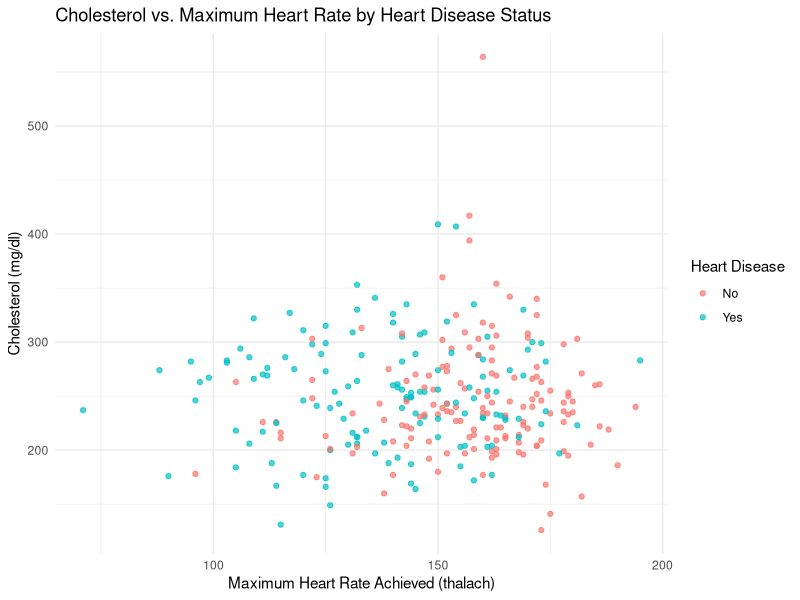

This figure's R source:
# Load necessary libraries
library(tidyverse)
library(here)

# Load the processed data
heart_data <- read_csv(here("data", "heart_data.csv"))

# Create the plot
plot <- heart_data %>% 
  mutate(any_heart_disease = factor(any_heart_disease, levels = c(0, 1), labels = c("No", "Yes"))) %>% 
  ggplot(aes(x = thalach, y = chol, color = any_heart_disease)) + 
  geom_point(alpha = 0.7) + 
  labs(title = "Cholesterol vs. Maximum Heart Rate by Heart Disease Status",
       x = "Maximum Heart Rate Achieved (thalach)",
       y = "Cholesterol (mg/dl)",
       color = "Heart Disease") + 
  theme_minimal()

# Save the plot as a PDF
ggsave(here("results", "cholesterol_vs_exercise.pdf"), plot = plot, device = "pdf")
